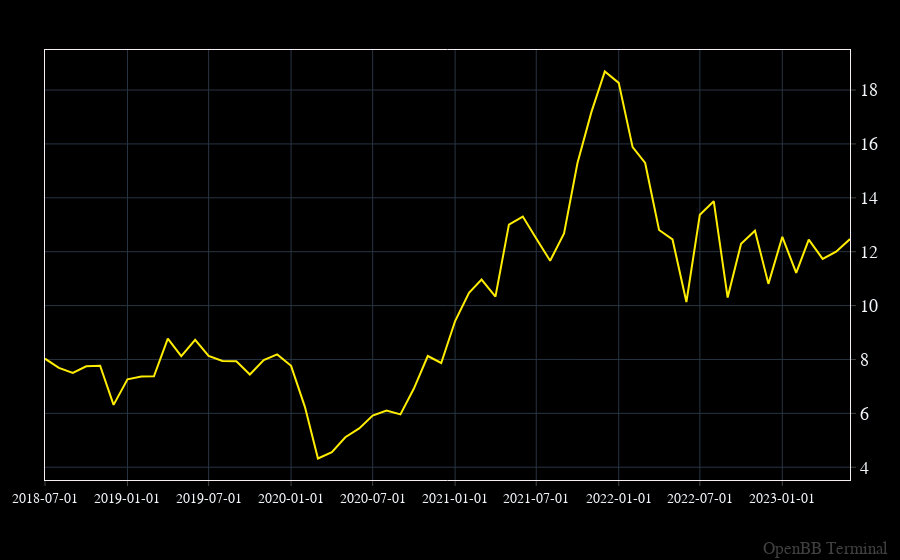

Notebook code for this chart:
### Code cell
openbb.forecast.plot(openbb.stocks.qa.historical_5('F'), columns = ['Close'])

### Figure 1 — Plotly figure (JSON) as saved in the notebook; plotly's stock layout.template omitted (floating-point values rounded to 4 significant figures)
{"data": [{"hovertemplate": "%{y}<extra></extra>", "name": "Close", "type": "scatter", "x": ["2018-07-01T00:00:00", "2018-08-01T00:00:00", "2018-09-01T00:00:00", "2018-10-01T00:00:00", "2018-11-01T00:00:00", "2018-12-01T00:00:00", "2019-01-01T00:00:00", "2019-02-01T00:00:00", "2019-03-01T00:00:00", "2019-04-01T00:00:00", "2019-05-01T00:00:00", "2019-06-01T00:00:00", "2019-07-01T00:00:00", "2019-08-01T00:00:00", "2019-09-01T00:00:00", "2019-10-01T00:00:00", "2019-11-01T00:00:00", "2019-12-01T00:00:00", "2020-01-01T00:00:00", "2020-02-01T00:00:00", "2020-03-01T00:00:00", "2020-04-01T00:00:00", "2020-05-01T00:00:00", "2020-06-01T00:00:00", "2020-07-01T00:00:00", "2020-08-01T00:00:00", "2020-09-01T00:00:00", "2020-10-01T00:00:00", "2020-11-01T00:00:00", "2020-12-01T00:00:00", "2021-01-01T00:00:00", "2021-02-01T00:00:00", "2021-03-01T00:00:00", "2021-04-01T00:00:00", "2021-05-01T00:00:00", "2021-06-01T00:00:00", "2021-07-01T00:00:00", "2021-08-01T00:00:00", "2021-09-01T00:00:00", "2021-10-01T00:00:00", "2021-11-01T00:00:00", "2021-12-01T00:00:00", "2022-01-01T00:00:00", "2022-02-01T00:00:00", "2022-03-01T00:00:00", "2022-04-01T00:00:00", "2022-05-01T00:00:00", "2022-06-01T00:00:00", "2022-07-01T00:00:00", "2022-08-01T00:00:00", "2022-09-01T00:00:00", "2022-10-01T00:00:00", "2022-11-01T00:00:00", "2022-12-01T00:00:00", "2023-01-01T00:00:00", "2023-02-01T00:00:00", "2023-03-01T00:00:00", "2023-04-01T00:00:00", "2023-05-01T00:00:00", "2023-06-01T00:00:00"], "xhoverformat": "%Y-%m-%d", "y": [8.029, 7.687, 7.501, 7.744, 7.768, 6.315, 7.264, 7.366, 7.374, 8.777, 8.124, 8.73, 8.132, 7.942, 7.933, 7.44, 7.975, 8.187, 7.764, 6.231, 4.324, 4.557, 5.112, 5.443, 5.918, 6.106, 5.962, 6.92, 8.129, 7.869, 9.427, 10.47, 10.97, 10.33, 13.01, 13.3, 12.49, 11.67, 12.68, 15.29, 17.18, 18.69, 18.27, 15.88, 15.29, 12.81, 12.45, 10.13, 13.37, 13.87, 10.3, 12.29, 12.78, 10.81, 12.55, 11.21, 12.44, 11.73, 12, 12.47]}], "layout": {"annotations": [{"font": {"color": "gray", "size": 17}, "opacity": 0.5, "text": "OpenBB Terminal", "x": 1, "xanchor": "right", "xref": "paper", "xshift": 40, "y": 0, "yanchor": "bottom", "yref": "paper", "yshift": -80}], "autosize": true, "bargap": 0, "bargroupgap": 0, "barmode": "overlay", "hoverdistance": 2, "legend": {"groupclick": "toggleitem", "orientation": "v", "tracegroupgap": 133.3}, "margin": {"b": 80, "l": 40, "r": 50, "t": 50}, "modebar": {"activecolor": "#d1030d", "bgcolor": "#2A2A2A", "color": "#FFFFFF", "orientation": "v"}, "newshape": {"line": {"color": "gold"}}, "spikedistance": 2, "xaxis": {"autorange": true, "range": ["2018-07-01", "2023-06-01"], "tickformatstops": [{"dtickrange": [null, 604800000], "value": "%Y-%m-%d"}, {"dtickrange": [604800000, "M1"], "value": "%Y-%m-%d"}, {"dtickrange": ["M1", null], "value": "%Y-%m-%d"}], "type": "date"}, "yaxis": {"autorange": true, "range": [3.526, 19.49], "type": "linear"}}}
